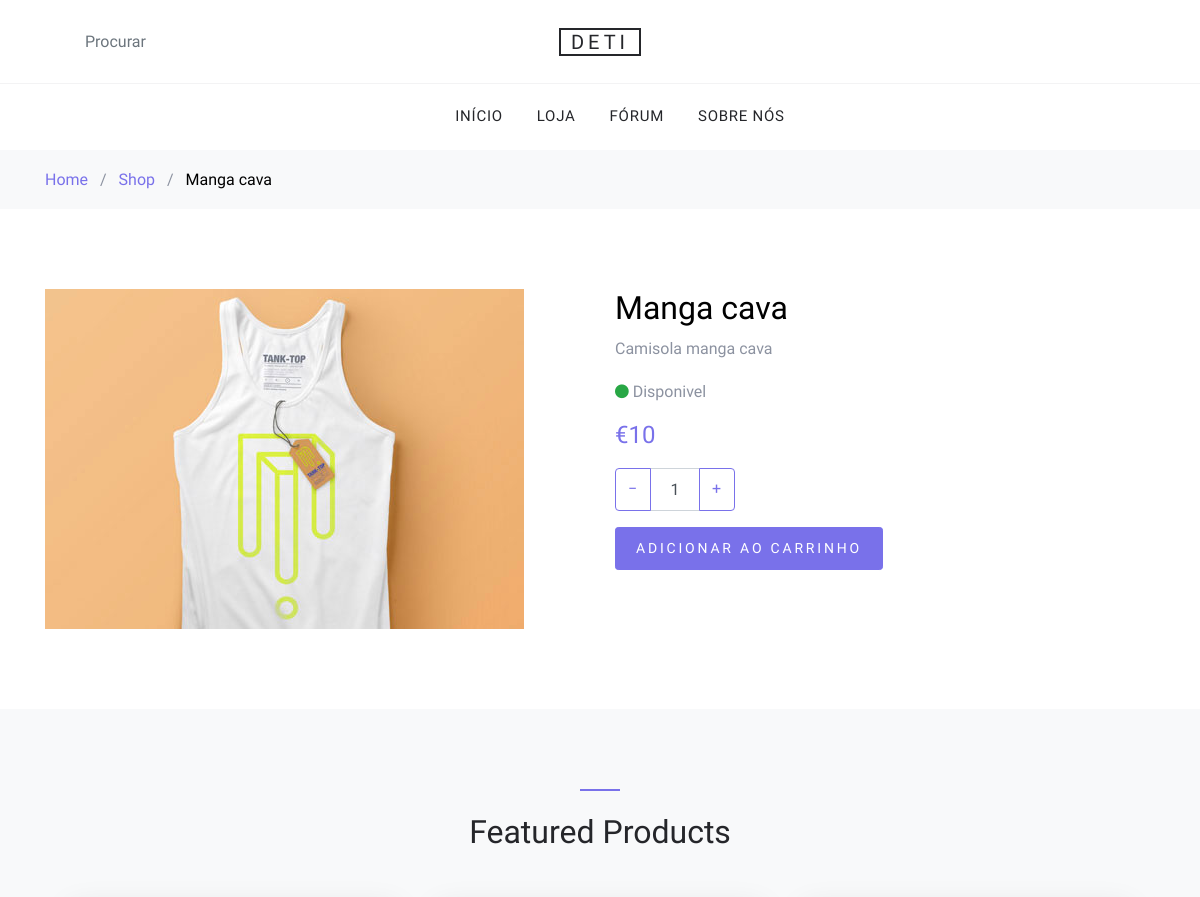
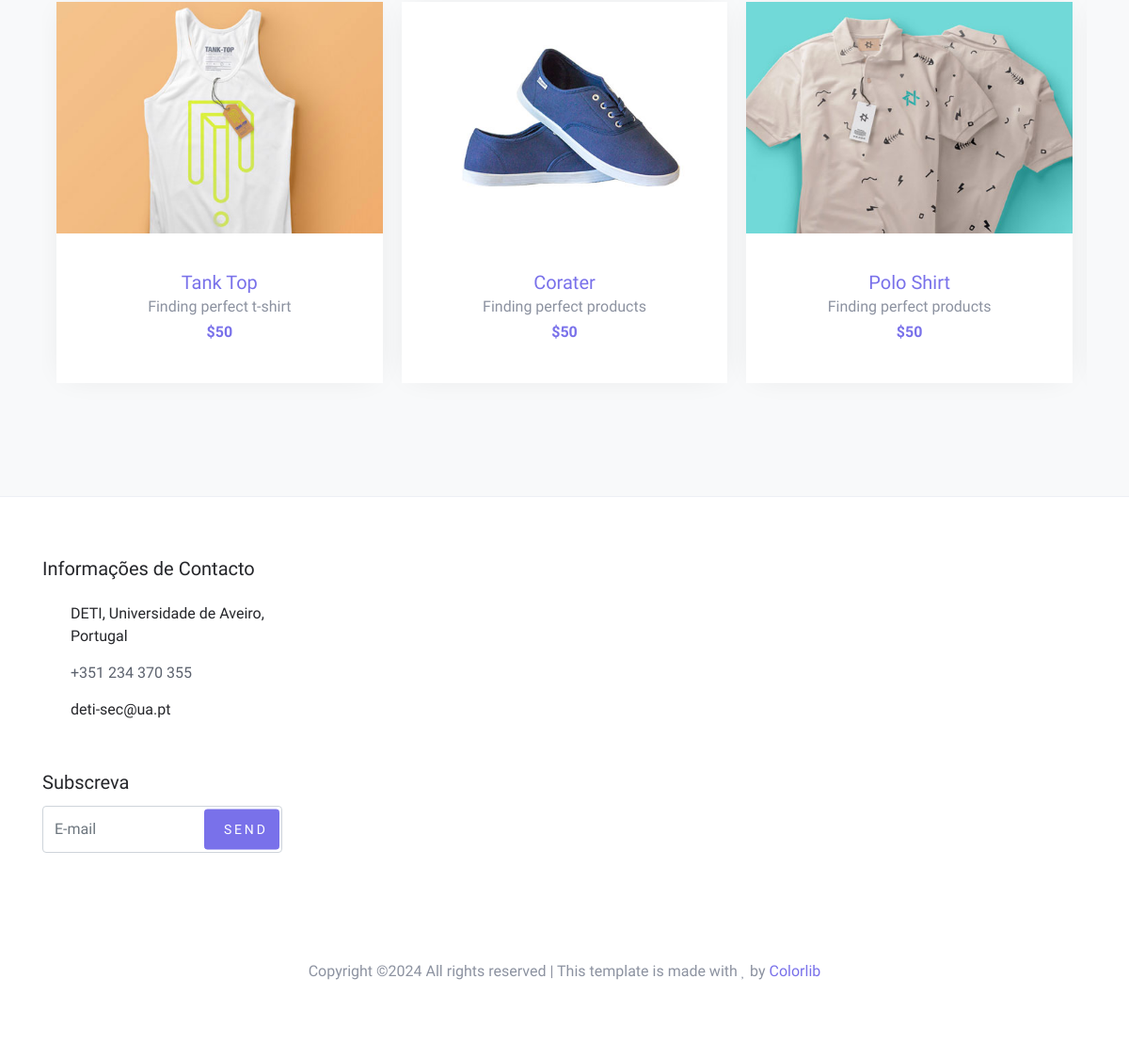
Page /product/1 on the committed database (2 pictures, top to bottom).
### tables this page shows
CREATE TABLE products (id integer primary key, name text, description text, price integer, stock integer, category text, product_image text);

### app.py (the view, shortened to what this page needs)
@app.route("/product/<product_id>", methods=['GET', 'POST'])
def product(product_id):
    db = DatabaseWrappers()
    product = db.get_product_by_id(product_id)
    if product:
        product = product[0]  # Acesse o primeiro item da lista (ou ajuste a estrutura dos dados conforme necessário)
        return render_template("product.html", product=product)
    else:
        abort(404)

### dbwrappers.py (called while the page is built)
    def fetch_json(self):
        colname = [ d[0] for d in self.cursor.description ]
        result_list = [ dict(zip(colname, r)) for r in self.cursor.fetchall() ]
        return result_list

    def get_product_by_id(self, id):
        q = f'SELECT id, name, description, price, stock, category, product_image FROM products WHERE id IN ({id})'
        print(q)
        self.cursor.execute(q)
        return self.fetch_json()

### templates/product.html (shortened to what this page needs)
{% extends "base.html" %}
{% set active_page = "product" %}
{% block header%}
<link rel="stylesheet" href="https://cdnjs.cloudflare.com/ajax/libs/font-awesome/4.7.0/css/font-awesome.min.css">
{% endblock%}
{% block content %}
    <div class="bg-light py-3">
      <div class="container">
        <div class="row">
          <div class="col-md-12 mb-0">
            <a href="/">Home</a>
            <span class="mx-2 mb-0">/</span>
            <a href="/shop">Shop</a>
            <span class="mx-2 mb-0">/</span>
            <strong class="text-black">{{product.name}}</strong></div>
        </div>
      </div>
    </div>
    <div class="site-section">
      <div class="container">
        <div class="row">
          <div class="col-md-6">
            <img src="{{ url_for('static', filename='images/products/' + product.product_image) }}" alt="Image" class="img-fluid">
          </div>
          <div class="col-md-6">
            <h2 class="text-black">{{ product.name }}</h2>
            <p>{{ product.description }}</p>
            <p class="availability-product">
              {% if product.stock == 0%}
                <i class="fa fa-circle text-danger" aria-hidden="true"></i>
                <span>Sem stock</span>
              {% elif product.stock <= 5%}
                <i class="fa fa-circle text-warning" aria-hidden="true"></i>
                <span>Poucas unidades</span>
              {% else %}
                <i class="fa fa-circle text-success" aria-hidden="true"></i>
                <span>Disponivel</span>
              {% endif %}
            </p>
            <p><strong class="text-primary h4">€{{ product.price }}</strong></p>
            <div class="mb-3">
              <form method="post" action="{{ url_for('product', product_id=product.id) }}">
                <div class="input-group mb-3" style="max-width: 120px;">
                  <div class="input-group-prepend">
                    <button class="btn btn-outline-primary js-btn-minus" type="button">&minus;</button>
                  </div>
                  <input type="text" class="form-control text-center" name="quantidade" value="1" min="1" placeholder="" aria-label="Example text with button addon" aria-describedby="button-addon1">
                  <div class="input-group-append">
                    <button class="btn btn-outline-primary js-btn-plus" type="button">&plus;</button>
                  </div>
                </div>
                <button type="submit" class="buy-now btn btn-sm btn-primary">Adicionar ao Carrinho</button>
              </form>
            </div>
          </div>
        </div>
      </div>
    </div>
    <div class="site-section block-3 site-blocks-2 bg-light">
      <div class="container">
        <div class="row justify-content-center">
          <div class="col-md-7 site-section-heading text-center pt-4">
            <h2>Featured Products</h2>
          </div>
        </div>
        <div class="row">
          <div class="col-md-12">
            <div class="nonloop-block-3 owl-carousel">
              <div class="item">
                <div class="block-4 text-center">
                  <figure class="block-4-image">
                    <img src="{{ url_for( 'static', filename='images/products/cloth_1.jpg') }}" alt="Image placeholder" class="img-fluid">
                  </figure>
                  <div class="block-4-text p-4">
                    <h3><a href="#">Tank Top</a></h3>
                    <p class="mb-0">Finding perfect t-shirt</p>
                    <p class="text-primary font-weight-bold">$50</p>
                  </div>
                </div>
              </div>
              <div class="item">
                <div class="block-4 text-center">
                  <figure class="block-4-image">
                    <img src="{{ url_for( 'static', filename='images/products/shoe_1.jpg') }}" alt="Image placeholder" class="img-fluid">
                  </figure>
                  <div class="block-4-text p-4">
                    <h3><a href="#">Corater</a></h3>
                    <p class="mb-0">Finding perfect products</p>
                    <p class="text-primary font-weight-bold">$50</p>
                  </div>
                </div>
              </div>
              <div class="item">
                <div class="block-4 text-center">
                  <figure class="block-4-image">
                    <img src="{{ url_for( 'static', filename='images/products/cloth_2.jpg') }}" alt="Image placeholder" class="img-fluid">
                  </figure>
                  <div class="block-4-text p-4">
                    <h3><a href="#">Polo Shirt</a></h3>
                    <p class="mb-0">Finding perfect products</p>
                    <p class="text-primary font-weight-bold">$50</p>
                  </div>
                </div>
              </div>
            </div>
          </div>
        </div>
      </div>
    </div>
{% endblock %}

### static/css/style.css (style rules this page uses)
body { line-height: 1.7; color: #8c92a0; font-weight: 300; font-size: 16px; }
a { -webkit-transition: .3s all ease; -o-transition: .3s all ease; transition: .3s all ease; }
.text-black { color: #000; }
.btn { text-transform: uppercase; position: relative; -webkit-transition: 0.2s all ease-in-out !important; -o-transition: 0.2s all ease-in-out !important; transition: 0.2s all ease-in-out !important; top: 0; letter-spacing: .05em; }
.btn.btn-sm { font-size: 14px !important; padding: 10px 20px !important; }
.btn.btn-primary { font-size: 17px; font-weight: 300; letter-spacing: .2em; }
.form-control { height: 43px; }
.site-section { padding: 2.5em 0; }
@media (min-width: 768px) { .site-section { padding: 5em 0; } }
.site-section-heading { font-size: 30px; color: #25262a; position: relative; }
.site-section-heading:before { content: ""; left: 0%; top: 0; position: absolute; width: 40px; height: 2px; background: #7971ea; }
.site-section-heading.text-center:before { content: ""; left: 50%; top: 0; -webkit-transform: translateX(-50%); -ms-transform: translateX(-50%); transform: translateX(-50%); position: absolute; width: 40px; height: 2px; background: #7971ea; }
.block-4 { -webkit-box-shadow: 0 0 30px -10px rgba(0, 0, 0, 0.1); box-shadow: 0 0 30px -10px rgba(0, 0, 0, 0.1); background: #fff; }
.block-4 .block-4-text h3 { font-size: 20px; margin-bottom: 0; }
.block-4 .block-4-text h3 a { text-decoration: none; }

### rows in the picture
products: name "Manga cava", product_image (picture), description "Camisola manga cava", price "10"
